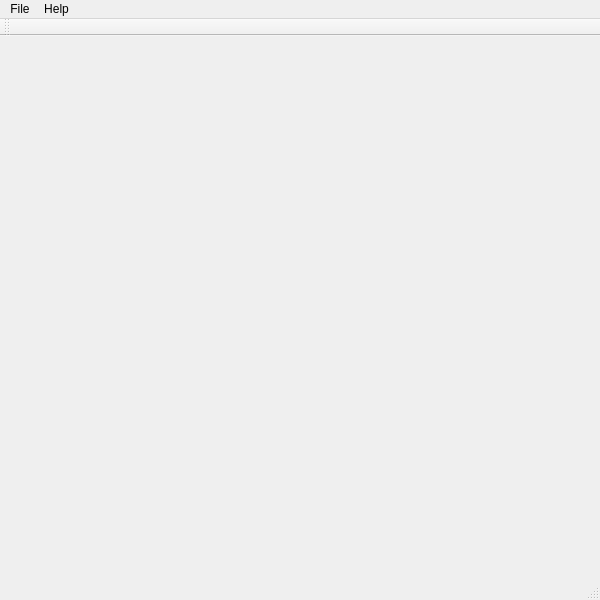
<?xml version="1.0" encoding="UTF-8"?>
<ui version="4.0">
 <class>MainWindow</class>
 <widget class="QMainWindow" name="MainWindow">
  <property name="geometry">
   <rect>
    <x>0</x>
    <y>0</y>
    <width>600</width>
    <height>600</height>
   </rect>
  </property>
  <property name="minimumSize">
   <size>
    <width>300</width>
    <height>300</height>
   </size>
  </property>
  <property name="windowTitle">
   <string>MainWindow</string>
  </property>
  <property name="windowIcon">
   <iconset resource="resources.qrc">
    <normaloff>:/icons/application</normaloff>:/icons/application</iconset>
  </property>
  <property name="unifiedTitleAndToolBarOnMac">
   <bool>true</bool>
  </property>
  <widget class="QWidget" name="centralWidget"/>
  <widget class="QMenuBar" name="menuBar">
   <property name="geometry">
    <rect>
     <x>0</x>
     <y>0</y>
     <width>600</width>
     <height>22</height>
    </rect>
   </property>
   <widget class="QMenu" name="menuFile">
    <property name="title">
     <string>File</string>
    </property>
    <addaction name="actionNew"/>
    <addaction name="actionOpen"/>
    <addaction name="actionSave"/>
    <addaction name="separator"/>
    <addaction name="actionClose"/>
    <addaction name="actionQuit"/>
   </widget>
   <widget class="QMenu" name="menuHelp">
    <property name="title">
     <string>Help</string>
    </property>
    <addaction name="actionAbout"/>
    <addaction name="actionAbout_Qt"/>
   </widget>
   <addaction name="menuFile"/>
   <addaction name="menuHelp"/>
  </widget>
  <widget class="QToolBar" name="mainToolBar">
   <attribute name="toolBarArea">
    <enum>TopToolBarArea</enum>
   </attribute>
   <attribute name="toolBarBreak">
    <bool>false</bool>
   </attribute>
  </widget>
  <widget class="QStatusBar" name="statusBar"/>
  <action name="actionNew">
   <property name="text">
    <string>New</string>
   </property>
  </action>
  <action name="actionOpen">
   <property name="text">
    <string>Open...</string>
   </property>
  </action>
  <action name="actionSave">
   <property name="text">
    <string>Save</string>
   </property>
  </action>
  <action name="actionAbout">
   <property name="text">
    <string>About</string>
   </property>
  </action>
  <action name="actionAbout_Qt">
   <property name="text">
    <string>About Qt</string>
   </property>
  </action>
  <action name="actionClose">
   <property name="text">
    <string>Close</string>
   </property>
  </action>
  <action name="actionQuit">
   <property name="text">
    <string>Quit</string>
   </property>
  </action>
 </widget>
 <layoutdefault spacing="6" margin="11"/>
 <resources>
  <include location="resources.qrc"/>
 </resources>
 <connections/>
</ui>
